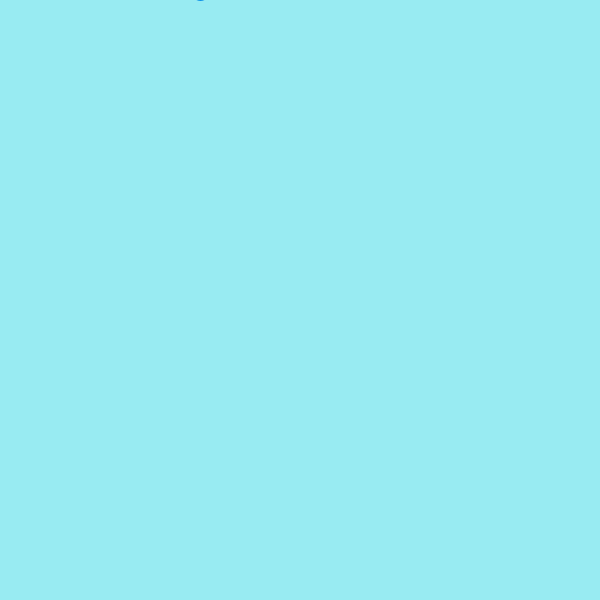
Frame 1 (no input)
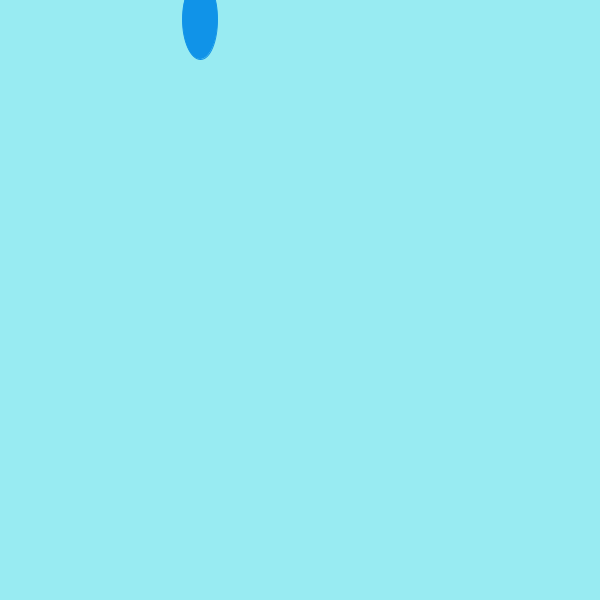
Frame 60 (the mouse pressed at the canvas centre just before this capture)
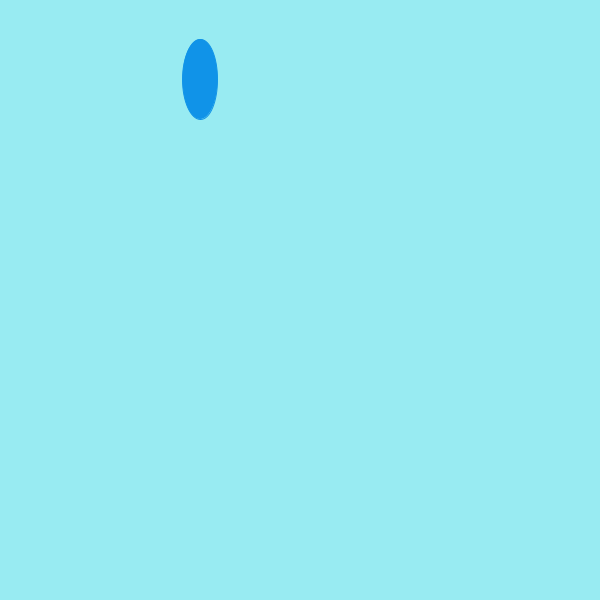
Frame 120 (the mouse held since frame 60 and released just before this capture)

The Processing sketch that drew these frames (run headless with seeded random() and noise(); from frame 60 on, the mouse is pressed at the canvas centre):

// Processing sketch: RainGame
// ── RainGame.pde
int y = -40;
void setup(){
  size(600, 600);
}

void draw(){
  background(152,235,242);
  fill(16, 147, 232);
  stroke(16, 147, 232);
  ellipse(200, y, 35, 80);
  y++;
  if(y==630){
    y = -40;
    ellipse(400, y, 35, 80);
  }
}
